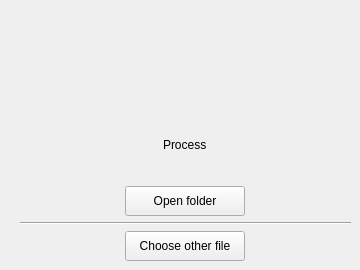
      <widget class="QWidget" name="result">
       <widget class="QWidget" name="layoutWidget">
        <property name="geometry">
         <rect>
          <x>20</x>
          <y>110</y>
          <width>331</width>
          <height>151</height>
         </rect>
        </property>
        <layout class="QVBoxLayout" name="verticalLayout_6">
         <item alignment="Qt::AlignHCenter">
          <widget class="QLabel" name="label_result">
           <property name="text">
            <string>Process</string>
           </property>
          </widget>
         </item>
         <item alignment="Qt::AlignHCenter">
          <widget class="QPushButton" name="pushButton_open_folder">
           <property name="sizePolicy">
            <sizepolicy hsizetype="Maximum" vsizetype="Expanding">
             <horstretch>0</horstretch>
             <verstretch>0</verstretch>
            </sizepolicy>
           </property>
           <property name="minimumSize">
            <size>
             <width>120</width>
             <height>0</height>
            </size>
           </property>
           <property name="maximumSize">
            <size>
             <width>84</width>
             <height>30</height>
            </size>
           </property>
           <property name="text">
            <string>Open folder</string>
           </property>
          </widget>
         </item>
         <item>
          <widget class="Line" name="line_3">
           <property name="orientation">
            <enum>Qt::Horizontal</enum>
           </property>
          </widget>
         </item>
         <item alignment="Qt::AlignHCenter">
          <widget class="QPushButton" name="pushButton_choose_other">
           <property name="sizePolicy">
            <sizepolicy hsizetype="Maximum" vsizetype="Expanding">
             <horstretch>0</horstretch>
             <verstretch>0</verstretch>
            </sizepolicy>
           </property>
           <property name="minimumSize">
            <size>
             <width>120</width>
             <height>20</height>
            </size>
           </property>
           <property name="maximumSize">
            <size>
             <width>16777215</width>
             <height>30</height>
            </size>
           </property>
           <property name="text">
            <string>Choose other file</string>
           </property>
          </widget>
         </item>
        </layout>
       </widget>
      </widget>
